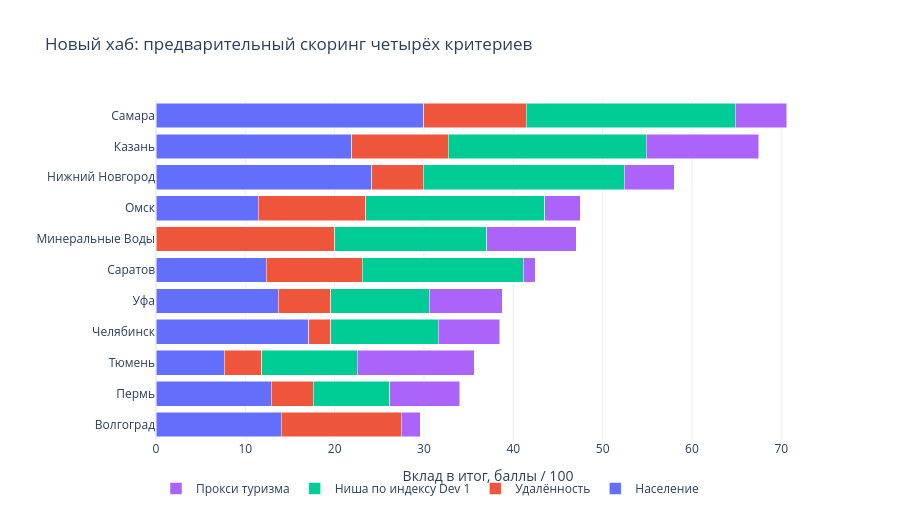

The notebook cell this image was saved under:
### Markdown cell above
## Почему город получил такой балл

Каждый сегмент — вклад критерия, сумма сегментов равна итоговому баллу.
Исходные значения и источники сохранены в таблице. На снимке Dev 1 туризм
выражен индексом зарплаты/авиаподвижности, конкуренция — обратной долей лидера
среди рейсов по заданному набору городов. Эти определения требуют пересмотра
перед окончательной защитой.

### Code cell
import plotly.graph_objects as go

eligible = hub.table.loc[hub.table.eligible].sort_values("total_score")
labels = {"population": "Население", "hub_distance": "Удалённость",
          "competitor_gap": "Ниша по индексу Dev 1", "tourism_demand": "Прокси туризма"}
fig = go.Figure()
for criterion, label in labels.items():
    fig.add_bar(y=eligible.city_name, x=eligible[f"contribution_{criterion}"],
                name=label, orientation="h")
fig.update_layout(barmode="stack", title="Новый хаб: предварительный скоринг четырёх критериев",
                  xaxis_title="Вклад в итог, баллы / 100", yaxis_title="",
                  template="plotly_white", height=520, legend_orientation="h")
fig.show(renderer="plotly_mimetype")

### Figure 1 — Plotly figure (JSON) as saved in the notebook; plotly's stock layout.template omitted (floating-point values rounded to 4 significant figures)
{"data": [{"name": "Население", "orientation": "h", "type": "bar", "x": [14.03, 12.89, 7.664, 17.11, 13.71, 12.36, 0.0, 11.47, 24.14, 21.91, 30.0], "y": ["Волгоград", "Пермь", "Тюмень", "Челябинск", "Уфа", "Саратов", "Минеральные Воды", "Омск", "Нижний Новгород", "Казань", "Самара"]}, {"name": "Удалённость", "orientation": "h", "type": "bar", "x": [13.43, 4.711, 4.175, 2.472, 5.882, 10.74, 20.0, 12.01, 5.78, 10.81, 11.44], "y": ["Волгоград", "Пермь", "Тюмень", "Челябинск", "Уфа", "Саратов", "Минеральные Воды", "Омск", "Нижний Новгород", "Казань", "Самара"]}, {"name": "Ниша по индексу Dev 1", "orientation": "h", "type": "bar", "x": [0.0, 8.58, 10.71, 12.0, 10.98, 18.0, 17.04, 20.01, 22.5, 22.14, 23.43], "y": ["Волгоград", "Пермь", "Тюмень", "Челябинск", "Уфа", "Саратов", "Минеральные Воды", "Омск", "Нижний Новгород", "Казань", "Самара"]}, {"name": "Прокси туризма", "orientation": "h", "type": "bar", "x": [2.102, 7.834, 13.07, 6.914, 8.216, 1.34, 10.0, 4.02, 5.616, 12.6, 5.748], "y": ["Волгоград", "Пермь", "Тюмень", "Челябинск", "Уфа", "Саратов", "Минеральные Воды", "Омск", "Нижний Новгород", "Казань", "Самара"]}], "layout": {"barmode": "stack", "height": 520, "legend": {"orientation": "h"}, "title": {"text": "Новый хаб: предварительный скоринг четырёх критериев"}, "xaxis": {"title": {"text": "Вклад в итог, баллы / 100"}}, "yaxis": {"title": {"text": ""}}}}
